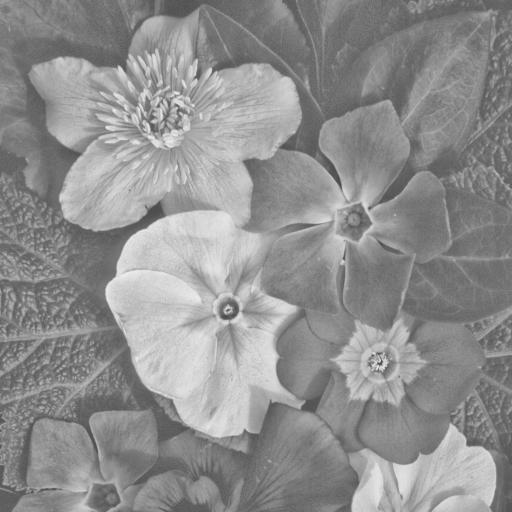
#> input picture Images/contrast.jpg, 512 x 512 px
$ python contrastStretching.py
#> lines starting #> are read from the running program, lines starting #| are printed output that depends on the picture
import cv2
import numpy as np

# Calculate the max and min Intensity in the image
min = 255
max = 0
img = cv2.imread('./Images/contrast.jpg')
#> img is the input picture: shape (512, 512, 3); min 67, max 241, mean 143.6
for x in range(img.shape[0]):
    for y in range(img.shape[1]):
        val = img.item(x, y, 1)
        if val > max:
            max = val
        elif val < min:
            min = val
#> after the loop, max = 241; min = 67

print(min)
#| 67
print(max)
#| 241


cv2.imshow("image", img)
cv2.waitKey(0)
cv2.destroyAllWindows()


# Final max and min contrast values
a = 0
b = 255

# Precompute the constant multiplier
c = (b-1)/(max-min)
#> c = 1.46

for x in range(img.shape[0]):
    for y in range(img.shape[1]):
        val = img.item(x, y, 0)
        val = ((val-min)*c) + a
        img.itemset((x, y, 0), val)
        img.itemset((x, y, 1), val)
        img.itemset((x, y, 2), val)
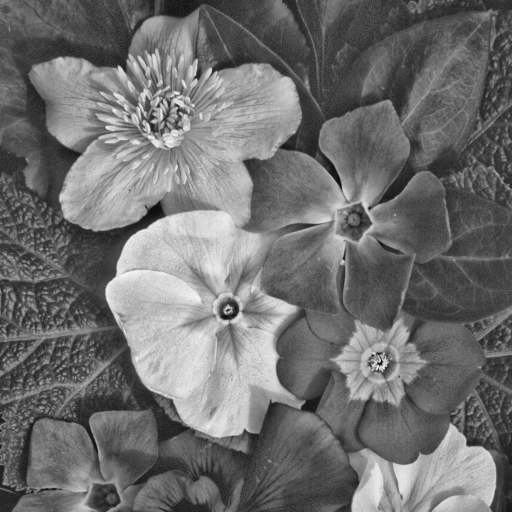
#> img: shape (512, 512, 3); min 0, max 254, mean 111.3

cv2.imshow("image", img)
cv2.waitKey(0)
cv2.destroyAllWindows()

$ run again, with Images/IMG_0100.jpg copied over Images/contrast.jpg
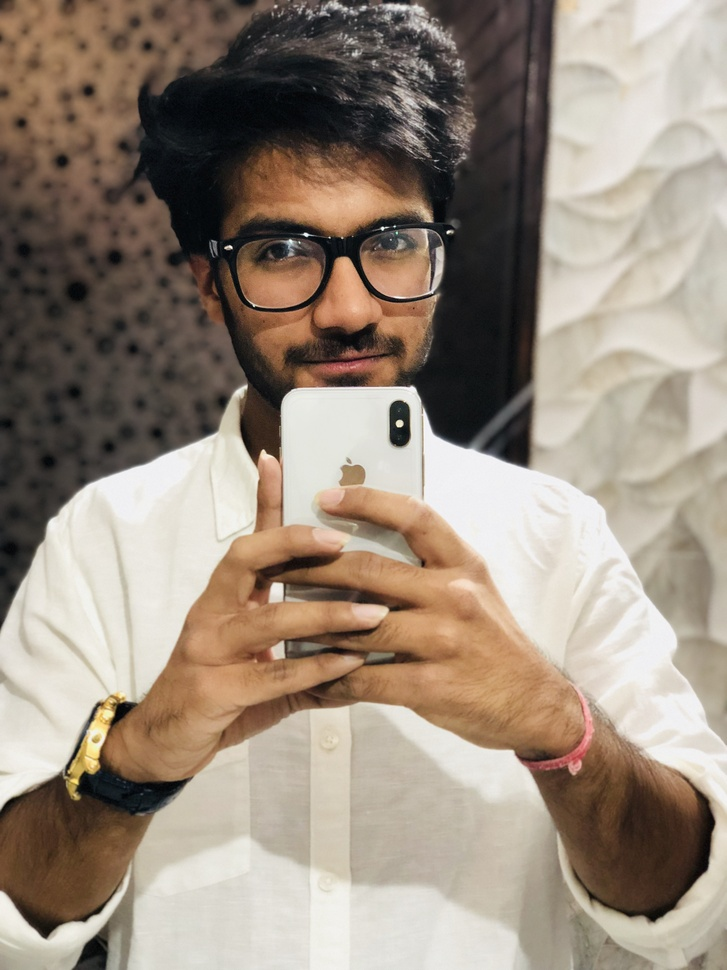
#> input picture Images/IMG_0100.jpg, 727 x 970 px, shrunk from 3024 x 4032 before the run
#> img is the input picture: shape (970, 727, 3); mean B, G, R 124.8, 138.7, 152.4
#> after the loop `for x in range(img.shape[0]):`: max = 254; min = 0
#| 0
#| 254
#> c = 1
#> after the loop `for x in range(img.shape[0]):`:
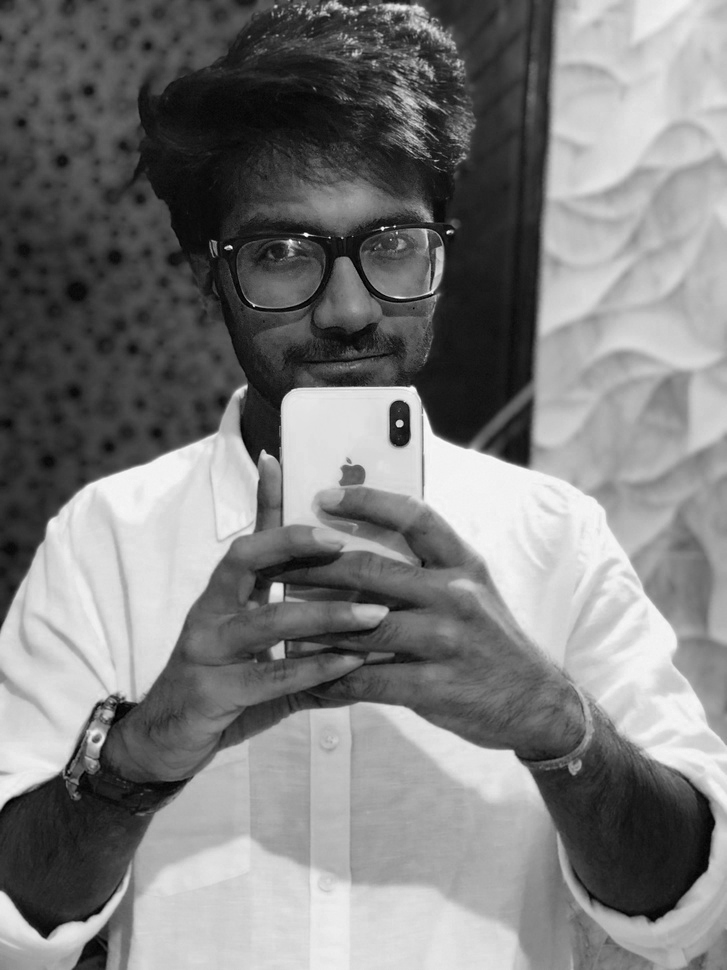
#> img: shape (970, 727, 3); min 0, max 255, mean 124.8
